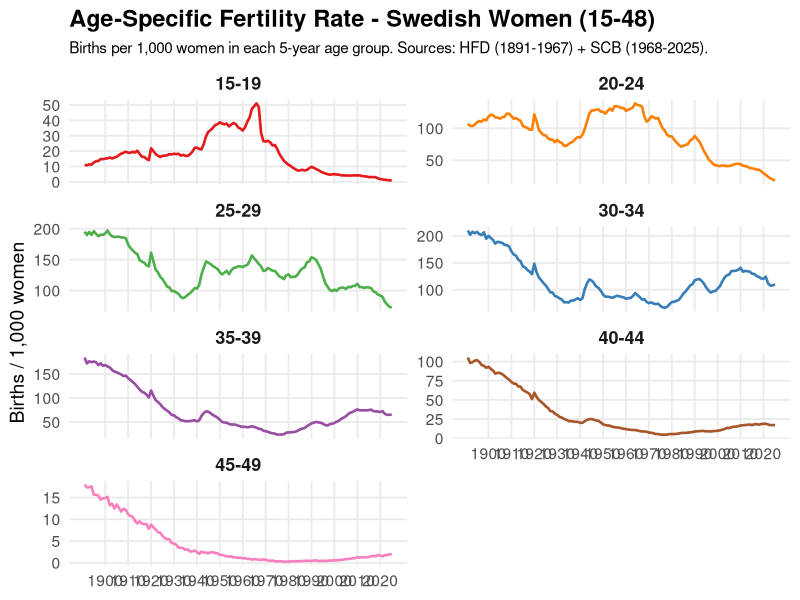
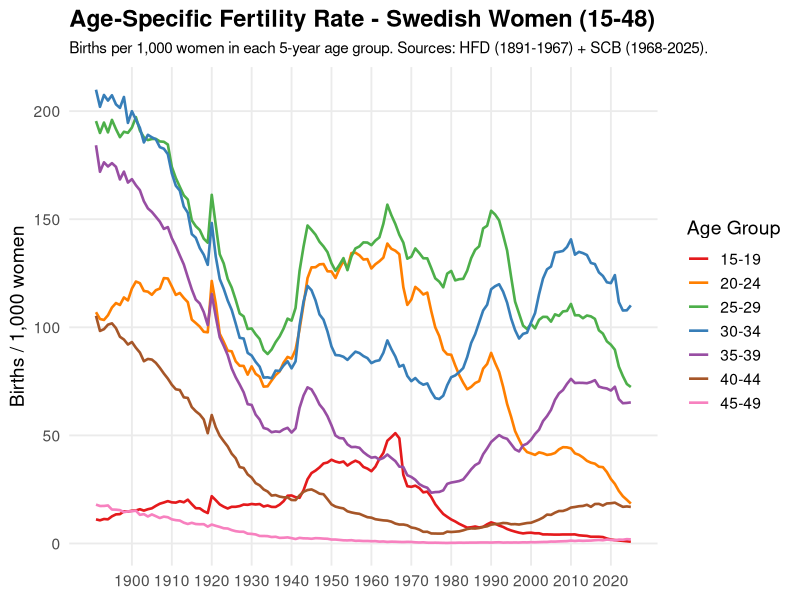
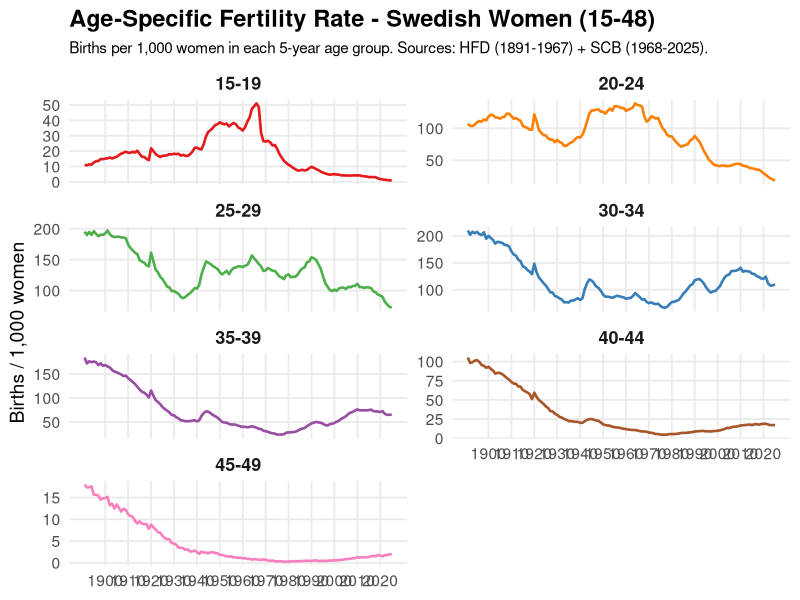
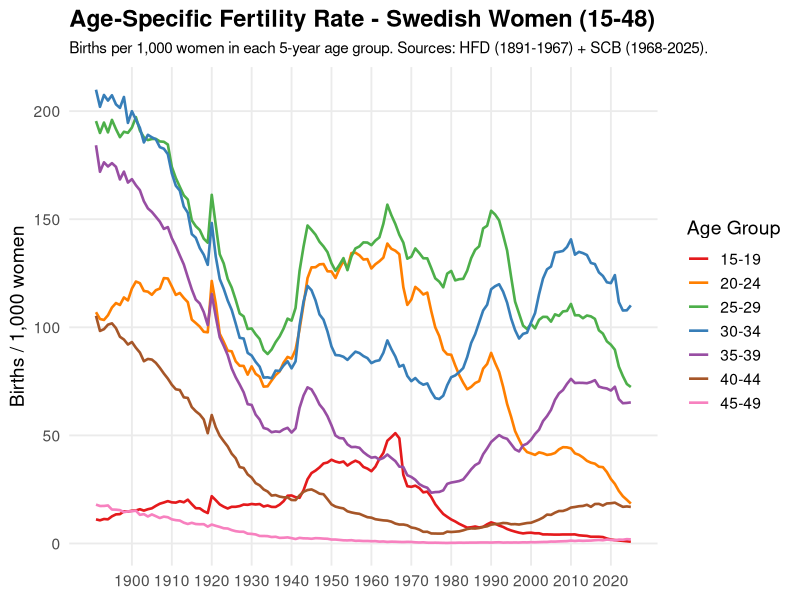

Here is the R script that generated these plots, in order:
###############################################################
## Births per 1,000 women by 5-year age group (15–48)
## Sources:
##   - Population : 2025_update/1860_to_2025_women_population.csv
##   - Births HFD : 2025_update/SWEbirthsRR.txt  (HFD, 1891-2024)
##   - Births SCB : 2025_update/BE0101E2_20260309-172943.csv (1968-2024)
##   - Births SCB : 2025_update/00000863_20260309-172822.csv (2025)
##
## Merge strategy: HFD for 1891-1967, SCB for 1968-2025
###############################################################

suppressPackageStartupMessages({
  library(dplyr)
  library(tidyr)
  library(readr)
  library(ggplot2)
  library(scales)
  library(stringr)
})

OUT_DIR <- "visual"
dir.create(OUT_DIR, recursive = TRUE, showWarnings = FALSE)

# =====================================================================
# 1. LOAD WOMEN POPULATION (already merged long-format)
# =====================================================================
pop <- read_csv("2025_update/1860_to_2025_women_population.csv",
                show_col_types = FALSE) %>%
  mutate(Age = as.integer(Age),
         Year = as.integer(Year),
         Population = as.numeric(Population))

cat("Population loaded:", nrow(pop), "rows\n")

# =====================================================================
# 2. LOAD & MERGE BIRTHS (HFD 1891-1967 + SCB 1968-2025)
# =====================================================================

# --- HFD: 1891-2024 (whitespace-delimited, 3 header lines) ---
hfd_raw <- read_table(
  "2025_update/SWEbirthsRR.txt",
  skip = 2, col_names = TRUE,
  show_col_types = FALSE
)

# Parse HFD age: numeric ages + "12-" and "55+" → NA
parse_hfd_age <- function(x) {
  x <- str_trim(x)
  ifelse(str_detect(x, "[\\-\\+]"), NA_integer_, as.integer(x))
}

births_hfd <- hfd_raw %>%
  mutate(MotherAge = parse_hfd_age(Age),
         Year      = as.integer(Year),
         Births    = as.numeric(Total)) %>%
  filter(!is.na(MotherAge)) %>%
  select(Year, MotherAge, Births)

cat("HFD births loaded:", nrow(births_hfd), "rows,",
    "Years:", min(births_hfd$Year), "-", max(births_hfd$Year), "\n")

# --- SCB File A: 1968-2024 ---
parse_mother_age <- function(x) {
  x <- str_trim(x)
  case_when(
    str_detect(x, "^\\d+ year")          ~ as.integer(str_extract(x, "^\\d+")),
    str_detect(x, "^-\\d+ year")         ~ NA_integer_,  # under-14
    str_detect(x, "^49\\+|^total|data")  ~ NA_integer_,
    TRUE                                 ~ NA_integer_
  )
}

raw_births_a <- read_delim(
  "2025_update/BE0101E2_20260309-172943.csv",
  delim = ";", skip = 2, col_names = TRUE,
  show_col_types = FALSE,
  locale = locale(encoding = "UTF-8")
)

births_scb_a <- raw_births_a %>%
  rename(region = 1, age_raw = 2, sex = 3) %>%
  mutate(MotherAge = parse_mother_age(age_raw)) %>%
  filter(!is.na(MotherAge)) %>%
  select(-region, -age_raw, -sex) %>%
  pivot_longer(-MotherAge, names_to = "Year", values_to = "Births") %>%
  mutate(Year   = as.integer(Year),
         Births = as.numeric(Births)) %>%
  # Sum men + women babies per mother age & year
  group_by(Year, MotherAge) %>%
  summarise(Births = sum(Births, na.rm = TRUE), .groups = "drop")

# --- SCB File B: 2025 ---
raw_births_b <- read_delim(
  "2025_update/00000863_20260309-172822.csv",
  delim = ";", skip = 2, col_names = TRUE,
  show_col_types = FALSE,
  locale = locale(encoding = "UTF-8")
)

births_scb_b <- raw_births_b %>%
  rename(region = 1, age_raw = 2, sex = 3) %>%
  filter(!str_detect(str_trim(sex), "^total")) %>%   # drop "total" rows
  mutate(MotherAge = parse_mother_age(age_raw)) %>%
  filter(!is.na(MotherAge)) %>%
  select(-region, -age_raw, -sex) %>%
  pivot_longer(-MotherAge, names_to = "Year", values_to = "Births") %>%
  mutate(Year   = as.integer(Year),
         Births = as.numeric(Births)) %>%
  group_by(Year, MotherAge) %>%
  summarise(Births = sum(Births, na.rm = TRUE), .groups = "drop")

# --- Merge: SCB for 1968-2025 (preferred), HFD for 1891-1967 ---
births_scb <- bind_rows(births_scb_a, births_scb_b) %>%
  group_by(Year, MotherAge) %>%
  summarise(Births = sum(Births, na.rm = TRUE), .groups = "drop")

births_hfd_only <- births_hfd %>%
  filter(Year < min(births_scb$Year))

births <- bind_rows(births_hfd_only, births_scb) %>%
  arrange(Year, MotherAge)

cat("Merged births:", nrow(births), "rows,",
    "Years:", min(births$Year), "-", max(births$Year),
    "(HFD 1891-1967 + SCB 1968-2025)\n")

# --- Export merged births ---
write_csv(births, "2025_update/1891_to_2025_births.csv")
cat("Merged births CSV written to 2025_update/1891_to_2025_births.csv\n")

# =====================================================================
# 3. COMPUTE BIRTHS / 1,000 WOMEN by 5-year age group
# =====================================================================

mk_group5 <- function(a) {
  gs <- (a %/% 5) * 5
  ge <- gs + 4
  sprintf("%02d-%02d", gs, ge)
}

# Restrict to ages 15–48
ages_keep <- 15:48

# Births grouped
births_grp <- births %>%
  filter(MotherAge %in% ages_keep) %>%
  mutate(AgeGroup5 = mk_group5(MotherAge)) %>%
  group_by(Year, AgeGroup5) %>%
  summarise(Births = sum(Births, na.rm = TRUE), .groups = "drop")

# Population grouped
pop_grp <- pop %>%
  filter(Age %in% ages_keep) %>%
  mutate(AgeGroup5 = mk_group5(Age)) %>%
  group_by(Year, AgeGroup5) %>%
  summarise(Population = sum(Population, na.rm = TRUE), .groups = "drop")

# Join & compute rate
rates <- births_grp %>%
  inner_join(pop_grp, by = c("Year", "AgeGroup5")) %>%
  mutate(Rate = Births / Population * 1000) %>%
  mutate(AgeGroup5 = factor(AgeGroup5,
                            levels = sort(unique(mk_group5(ages_keep)))))

cat("Rate data:", nrow(rates), "rows,",
    "Years:", min(rates$Year), "-", max(rates$Year), "\n")

# =====================================================================
# 4. PLOTS
# =====================================================================

# Color palette
age_groups <- levels(rates$AgeGroup5)
n_groups   <- length(age_groups)
pal        <- setNames(
  c("#e41a1c", "#ff7f00", "#4daf4a", "#377eb8",
    "#984ea3", "#a65628", "#f781bf")[seq_len(n_groups)],
  age_groups
)

# -- A) Faceted line plot --
p_facet <- ggplot(rates, aes(x = Year, y = Rate)) +
  geom_line(aes(color = AgeGroup5), linewidth = 0.9) +
  facet_wrap(~ AgeGroup5, scales = "free_y", ncol = 2) +
  scale_x_continuous(breaks = seq(1900, 2025, by = 10)) +
  scale_color_manual(values = pal, guide = "none") +
  labs(
    title    = "Age-Specific Fertility Rate - Swedish Women (15-48)",
    subtitle = "Births per 1,000 women in each 5-year age group. Sources: HFD (1891-1967) + SCB (1968-2025).",
    x = NULL, y = "Births / 1,000 women"
  ) +
  theme_minimal(base_size = 14) +
  theme(
    strip.text       = element_text(face = "bold", size = 13),
    plot.title       = element_text(face = "bold", size = 17),
    plot.subtitle    = element_text(size = 11),
    panel.grid.minor = element_blank(),
    panel.background = element_rect(fill = "white", color = NA),
    plot.background  = element_rect(fill = "white", color = NA)
  )

p_facet

ggsave(file.path(OUT_DIR, "fertility_rate_faceted_1891_2025.png"),
       p_facet, width = 14, height = 12, dpi = 300, bg = "white")

# -- B) Combined overlay --
p_combined <- ggplot(rates, aes(x = Year, y = Rate, color = AgeGroup5)) +
  geom_line(linewidth = 0.9) +
  scale_x_continuous(breaks = seq(1900, 2025, by = 10)) +
  scale_color_manual(values = pal, name = "Age Group") +
  labs(
    title    = "Age-Specific Fertility Rate - Swedish Women (15-48)",
    subtitle = "Births per 1,000 women in each 5-year age group. Sources: HFD (1891-1967) + SCB (1968-2025).",
    x = NULL, y = "Births / 1,000 women"
  ) +
  theme_minimal(base_size = 14) +
  theme(
    plot.title       = element_text(face = "bold", size = 17),
    plot.subtitle    = element_text(size = 11),
    legend.position  = "right",
    panel.grid.minor = element_blank(),
    panel.background = element_rect(fill = "white", color = NA),
    plot.background  = element_rect(fill = "white", color = NA)
  )

p_combined

ggsave(file.path(OUT_DIR, "fertility_rate_combined_1891_2025.png"),
       p_combined, width = 16, height = 8, dpi = 300, bg = "white")

cat("All plots saved in:", OUT_DIR, "\n")
